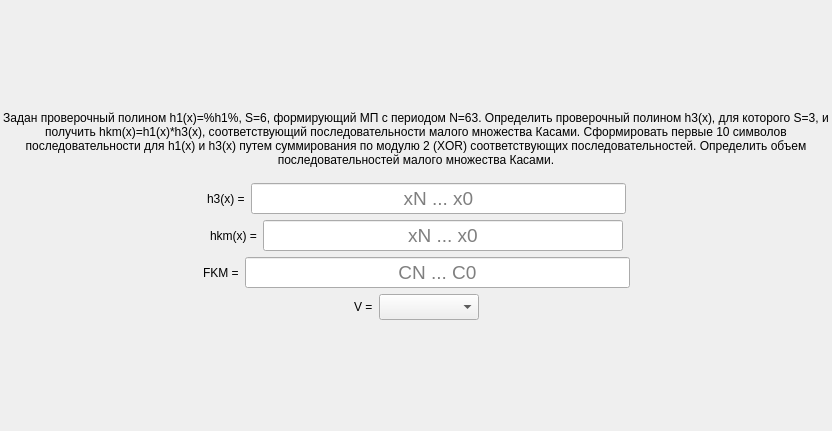
<?xml version="1.0" encoding="UTF-8"?>
<ui version="4.0">
 <class>ScreenTask7</class>
 <widget class="QFrame" name="ScreenTask7">
  <property name="geometry">
   <rect>
    <x>0</x>
    <y>0</y>
    <width>832</width>
    <height>431</height>
   </rect>
  </property>
  <property name="windowTitle">
   <string>Frame</string>
  </property>
  <layout class="QGridLayout" name="gridLayout">
   <property name="leftMargin">
    <number>0</number>
   </property>
   <property name="topMargin">
    <number>0</number>
   </property>
   <property name="rightMargin">
    <number>0</number>
   </property>
   <property name="bottomMargin">
    <number>0</number>
   </property>
   <item row="0" column="0">
    <layout class="QVBoxLayout" name="verticalLayout">
     <item>
      <spacer name="verticalSpacer">
       <property name="orientation">
        <enum>Qt::Vertical</enum>
       </property>
       <property name="sizeHint" stdset="0">
        <size>
         <width>0</width>
         <height>0</height>
        </size>
       </property>
      </spacer>
     </item>
     <item>
      <widget class="QLabel" name="title">
       <property name="styleSheet">
        <string notr="true">font: 75 16pt &quot;MS Shell Dlg 2&quot;;</string>
       </property>
       <property name="text">
        <string>Задан проверочный полином h1(x)=%h1%, S=6, формирующий МП с периодом N=63. Определить проверочный полином h3(x), для которого S=3, и получить hkm(x)=h1(x)*h3(x), соответствующий последовательности малого множества Касами. Сформировать первые 10 символов последовательности для h1(x) и h3(x) путем суммирования по модулю 2 (XOR) соответствующих последовательностей. Определить объем последовательностей малого множества Касами.</string>
       </property>
       <property name="alignment">
        <set>Qt::AlignCenter</set>
       </property>
       <property name="wordWrap">
        <bool>true</bool>
       </property>
      </widget>
     </item>
     <item>
      <spacer name="verticalSpacer_3">
       <property name="orientation">
        <enum>Qt::Vertical</enum>
       </property>
       <property name="sizeType">
        <enum>QSizePolicy::Minimum</enum>
       </property>
       <property name="sizeHint" stdset="0">
        <size>
         <width>0</width>
         <height>10</height>
        </size>
       </property>
      </spacer>
     </item>
     <item>
      <layout class="QHBoxLayout" name="horizontalLayout_3">
       <item>
        <spacer name="horizontalSpacer_5">
         <property name="orientation">
          <enum>Qt::Horizontal</enum>
         </property>
         <property name="sizeHint" stdset="0">
          <size>
           <width>0</width>
           <height>0</height>
          </size>
         </property>
        </spacer>
       </item>
       <item>
        <widget class="QLabel" name="label_10">
         <property name="styleSheet">
          <string notr="true">font: 75 14pt &quot;MS Shell Dlg 2&quot;;</string>
         </property>
         <property name="text">
          <string>h3(x) =</string>
         </property>
        </widget>
       </item>
       <item>
        <widget class="QLineEdit" name="inputH3">
         <property name="sizePolicy">
          <sizepolicy hsizetype="Fixed" vsizetype="Fixed">
           <horstretch>0</horstretch>
           <verstretch>0</verstretch>
          </sizepolicy>
         </property>
         <property name="minimumSize">
          <size>
           <width>375</width>
           <height>0</height>
          </size>
         </property>
         <property name="font">
          <font>
           <pointsize>14</pointsize>
          </font>
         </property>
         <property name="maxLength">
          <number>4</number>
         </property>
         <property name="alignment">
          <set>Qt::AlignCenter</set>
         </property>
         <property name="placeholderText">
          <string>xN ... x0</string>
         </property>
        </widget>
       </item>
       <item>
        <spacer name="horizontalSpacer_6">
         <property name="orientation">
          <enum>Qt::Horizontal</enum>
         </property>
         <property name="sizeHint" stdset="0">
          <size>
           <width>0</width>
           <height>0</height>
          </size>
         </property>
        </spacer>
       </item>
      </layout>
     </item>
     <item>
      <layout class="QHBoxLayout" name="horizontalLayout_4">
       <item>
        <spacer name="horizontalSpacer_7">
         <property name="orientation">
          <enum>Qt::Horizontal</enum>
         </property>
         <property name="sizeHint" stdset="0">
          <size>
           <width>0</width>
           <height>0</height>
          </size>
         </property>
        </spacer>
       </item>
       <item>
        <widget class="QLabel" name="label_11">
         <property name="styleSheet">
          <string notr="true">font: 75 14pt &quot;MS Shell Dlg 2&quot;;</string>
         </property>
         <property name="text">
          <string>hkm(x) =</string>
         </property>
        </widget>
       </item>
       <item>
        <widget class="QLineEdit" name="inputHKM">
         <property name="sizePolicy">
          <sizepolicy hsizetype="Fixed" vsizetype="Fixed">
           <horstretch>0</horstretch>
           <verstretch>0</verstretch>
          </sizepolicy>
         </property>
         <property name="minimumSize">
          <size>
           <width>360</width>
           <height>0</height>
          </size>
         </property>
         <property name="font">
          <font>
           <pointsize>14</pointsize>
          </font>
         </property>
         <property name="maxLength">
          <number>10</number>
         </property>
         <property name="alignment">
          <set>Qt::AlignCenter</set>
         </property>
         <property name="placeholderText">
          <string>xN ... x0</string>
         </property>
        </widget>
       </item>
       <item>
        <spacer name="horizontalSpacer_8">
         <property name="orientation">
          <enum>Qt::Horizontal</enum>
         </property>
         <property name="sizeHint" stdset="0">
          <size>
           <width>0</width>
           <height>0</height>
          </size>
         </property>
        </spacer>
       </item>
      </layout>
     </item>
     <item>
      <layout class="QHBoxLayout" name="horizontalLayout_6">
       <item>
        <spacer name="horizontalSpacer_11">
         <property name="orientation">
          <enum>Qt::Horizontal</enum>
         </property>
         <property name="sizeHint" stdset="0">
          <size>
           <width>0</width>
           <height>0</height>
          </size>
         </property>
        </spacer>
       </item>
       <item>
        <widget class="QLabel" name="label_13">
         <property name="styleSheet">
          <string notr="true">font: 75 14pt &quot;MS Shell Dlg 2&quot;;</string>
         </property>
         <property name="text">
          <string>FKM =</string>
         </property>
        </widget>
       </item>
       <item>
        <widget class="QLineEdit" name="inputFKM">
         <property name="sizePolicy">
          <sizepolicy hsizetype="Fixed" vsizetype="Fixed">
           <horstretch>0</horstretch>
           <verstretch>0</verstretch>
          </sizepolicy>
         </property>
         <property name="minimumSize">
          <size>
           <width>385</width>
           <height>0</height>
          </size>
         </property>
         <property name="font">
          <font>
           <pointsize>14</pointsize>
          </font>
         </property>
         <property name="maxLength">
          <number>10</number>
         </property>
         <property name="alignment">
          <set>Qt::AlignCenter</set>
         </property>
         <property name="placeholderText">
          <string>CN ... C0</string>
         </property>
        </widget>
       </item>
       <item>
        <spacer name="horizontalSpacer_12">
         <property name="orientation">
          <enum>Qt::Horizontal</enum>
         </property>
         <property name="sizeHint" stdset="0">
          <size>
           <width>0</width>
           <height>0</height>
          </size>
         </property>
        </spacer>
       </item>
      </layout>
     </item>
     <item>
      <layout class="QHBoxLayout" name="horizontalLayout_5">
       <item>
        <spacer name="horizontalSpacer_9">
         <property name="orientation">
          <enum>Qt::Horizontal</enum>
         </property>
         <property name="sizeHint" stdset="0">
          <size>
           <width>0</width>
           <height>0</height>
          </size>
         </property>
        </spacer>
       </item>
       <item>
        <widget class="QLabel" name="label_12">
         <property name="styleSheet">
          <string notr="true">font: 75 14pt &quot;MS Shell Dlg 2&quot;;</string>
         </property>
         <property name="text">
          <string>V =</string>
         </property>
        </widget>
       </item>
       <item>
        <widget class="QComboBox" name="inputV">
         <property name="minimumSize">
          <size>
           <width>0</width>
           <height>26</height>
          </size>
         </property>
         <property name="maximumSize">
          <size>
           <width>16777215</width>
           <height>26</height>
          </size>
         </property>
         <property name="font">
          <font>
           <pointsize>14</pointsize>
          </font>
         </property>
        </widget>
       </item>
       <item>
        <spacer name="horizontalSpacer_10">
         <property name="orientation">
          <enum>Qt::Horizontal</enum>
         </property>
         <property name="sizeHint" stdset="0">
          <size>
           <width>0</width>
           <height>0</height>
          </size>
         </property>
        </spacer>
       </item>
      </layout>
     </item>
     <item>
      <spacer name="verticalSpacer_2">
       <property name="orientation">
        <enum>Qt::Vertical</enum>
       </property>
       <property name="sizeHint" stdset="0">
        <size>
         <width>0</width>
         <height>0</height>
        </size>
       </property>
      </spacer>
     </item>
    </layout>
   </item>
  </layout>
 </widget>
 <resources/>
 <connections/>
</ui>
